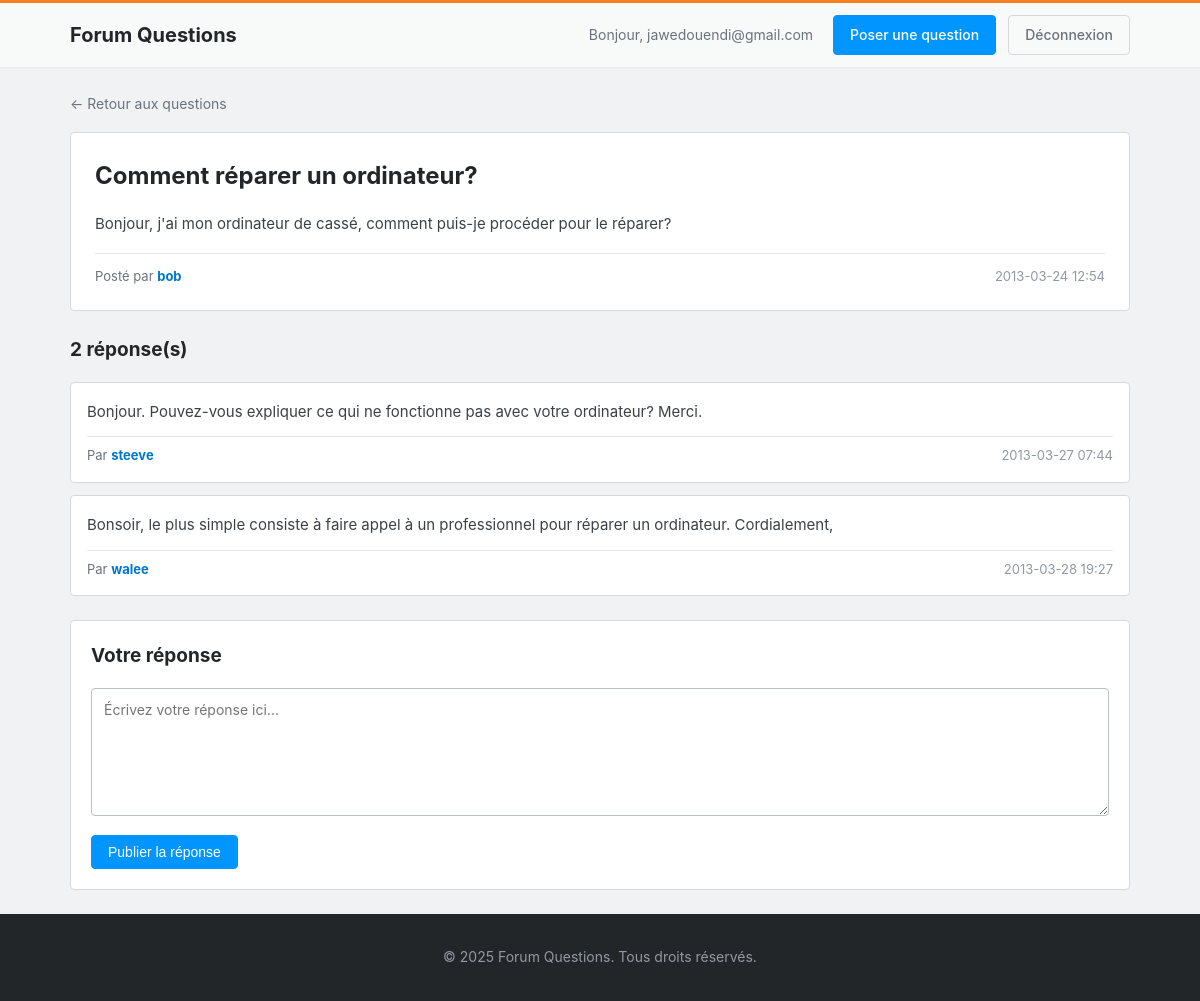
The app's page /Fichier/question.php?id=1 (signed in) with its own data.
### tables this page shows
CREATE TABLE `question` (
  `q_id` int(11) NOT NULL,
  `q_date_ajout` varchar(50) DEFAULT NULL,
  `q_titre` varchar(50) DEFAULT NULL,
  `q_contenu` varchar(150) DEFAULT NULL,
  `user_id` int(11) DEFAULT NULL
);

CREATE TABLE `utilisateur` (
  `user_id` int(11) NOT NULL,
  `login` varchar(50) DEFAULT NULL,
  `password` varchar(255) DEFAULT NULL,
  `date_naissance` date DEFAULT NULL
);

CREATE TABLE `reponse` (
  `r_id` int(11) NOT NULL,
  `r_date_ajout` varchar(50) DEFAULT NULL,
  `r_contenu` varchar(150) DEFAULT NULL,
  `r_fk_question_id` int(11) NOT NULL,
  `user_id` int(11) DEFAULT NULL
);

### Fichier/config.php (called while the page is built, shortened)
<?php
function isLoggedIn() {
    return isset($_SESSION['user_id']);
}
function getUserLogin() {
    return $_SESSION['user_login'] ?? null;
}
?>

### Fichier/question.php (the view, shortened to what this page needs)
<?php
require_once 'config.php';
$question_id = $_GET['id'] ?? null;
$stmt = $pdo->prepare("
    SELECT q.*, u.login
    FROM question q
    LEFT JOIN utilisateur u ON q.user_id = u.user_id
    WHERE q.q_id = ?
");
$stmt->execute([$question_id]);
$question = $stmt->fetch();
$stmt = $pdo->prepare("
    SELECT r.*, u.login
    FROM reponse r
    LEFT JOIN utilisateur u ON r.user_id = u.user_id
    WHERE r.r_fk_question_id = ?
    ORDER BY r.r_id ASC
");
$stmt->execute([$question_id]);
$reponses = $stmt->fetchAll();
?>
<!DOCTYPE html>
<html lang="fr">
<head>
    <link rel="stylesheet" href="css/style.css">
</head>
<body>
    <header class="header">
        <div class="container">
            <div class="header-content">
                <h1 class="logo"><a href="index.php">Forum Questions</a></h1>
                <nav class="nav">
                    <?php if (isLoggedIn()): ?>
                        <span class="user-info">Bonjour, <?php echo htmlspecialchars(getUserLogin()); ?></span>
                        <a href="poster_question.php" class="btn btn-primary">Poser une question</a>
                        <a href="logout.php" class="btn btn-secondary">Déconnexion</a>
                    <?php else: ?>
                        <a href="login.php" class="btn btn-secondary">Connexion</a>
                        <a href="register.php" class="btn btn-primary">Inscription</a>
                    <?php endif; ?>
                </nav>
            </div>
        </div>
    </header>
    <main class="container main-content">
        <a href="index.php" class="back-link">← Retour aux questions</a>
        <div class="question-detail">
            <div class="question-header">
                <h2><?php echo htmlspecialchars($question['q_titre']); ?></h2>
            </div>
            <div class="question-body">
                <p><?php echo nl2br(htmlspecialchars($question['q_contenu'])); ?></p>
            </div>
            <div class="question-footer">
                <span class="author">Posté par <strong><?php echo htmlspecialchars($question['login']); ?></strong></span>
                <span class="date"><?php echo htmlspecialchars($question['q_date_ajout']); ?></span>
            </div>
        </div>
        <div class="reponses-section">
            <h3><?php echo count($reponses); ?> réponse(s)</h3>
            <?php if (empty($reponses)): ?>
                <p class="empty-state">Aucune réponse pour le moment. Soyez le premier à répondre !</p>
            <?php else: ?>
                <?php foreach ($reponses as $reponse): ?>
                    <div class="reponse-card">
                        <div class="reponse-body">
                            <p><?php echo nl2br(htmlspecialchars($reponse['r_contenu'])); ?></p>
                        </div>
                        <div class="reponse-footer">
                            <span class="author">Par <strong><?php echo htmlspecialchars($reponse['login']); ?></strong></span>
                            <span class="date"><?php echo htmlspecialchars($reponse['r_date_ajout']); ?></span>
                        </div>
                    </div>
                <?php endforeach; ?>
            <?php endif; ?>
        </div>
        <?php if (isLoggedIn()): ?>
            <div class="reponse-form">
                <h3>Votre réponse</h3>
                <form action="poster_reponse.php" method="POST">
                    <textarea name="contenu" rows="6" placeholder="Écrivez votre réponse ici..." required></textarea>
                    <button type="submit" class="btn btn-primary">Publier la réponse</button>
                </form>
            </div>
        <?php else: ?>
            <div class="login-prompt">
                <p>Vous devez être <a href="login.php">connecté</a> pour répondre à cette question.</p>
            </div>
        <?php endif; ?>
    </main>
    <footer class="footer">
        <div class="container">
            <p>&copy; 2025 Forum Questions. Tous droits réservés.</p>
        </div>
    </footer>
</body>
</html>

### Fichier/css/style.css (style rules this page uses)
* { margin: 0; padding: 0; box-sizing: border-box; }
body { font-family: -apple-system, BlinkMacSystemFont, "Segoe UI", Arial, sans-serif; line-height: 1.6; color: #232629; background-color: #f1f2f3; min-height: 100vh; display: flex; flex-direction: column; }
a { color: #0077cc; text-decoration: none; }
.container { max-width: 1100px; margin: 0 auto; padding: 0 20px; width: 100%; }
.header { background-color: #f8f9f9; border-top: 3px solid #f48024; box-shadow: 0 1px 2px rgba(0,0,0,0.05); position: sticky; top: 0; z-index: 100; }
.header-content { display: flex; justify-content: space-between; align-items: center; padding: 12px 0; }
.logo { font-size: 20px; font-weight: 700; color: #232629; }
.logo a { color: inherit; }
.nav { display: flex; align-items: center; gap: 12px; }
.user-info { color: #6a737c; font-size: 14px; margin-right: 8px; }
.btn { display: inline-block; padding: 8px 16px; border-radius: 4px; font-size: 14px; font-weight: 500; cursor: pointer; border: 1px solid transparent; transition: all 0.2s; text-align: center; }
.btn-primary { background-color: #0095ff; color: white; border-color: #0095ff; }
.btn-secondary { background-color: transparent; color: #6a737c; border-color: #d6d9dc; }
.main-content { flex: 1; padding: 24px 20px; }
.question-body { color: #3c4146; font-size: 14px; margin-bottom: 12px; }
.question-footer { display: flex; align-items: center; gap: 16px; font-size: 13px; color: #6a737c; }
.author strong { color: #0077cc; }
.date { color: #9199a1; }
.question-detail { background-color: white; border: 1px solid #d6d9dc; border-radius: 4px; padding: 24px; margin-bottom: 16px; }
.question-detail .question-header h2 { font-size: 24px; margin-bottom: 16px; color: #232629; }
.question-detail .question-body { font-size: 15px; line-height: 1.7; margin-bottom: 16px; }
.question-detail .question-footer { padding-top: 12px; border-top: 1px solid #e3e6e8; display: flex; justify-content: space-between; align-items: center; }
.reponses-section { margin-top: 24px; }
.reponses-section h3 { font-size: 19px; margin-bottom: 16px; color: #232629; }
.reponse-card { background-color: white; border: 1px solid #d6d9dc; border-radius: 4px; padding: 16px; margin-bottom: 12px; }
.reponse-body { font-size: 15px; line-height: 1.7; margin-bottom: 12px; color: #3c4146; }
.reponse-footer { padding-top: 8px; border-top: 1px solid #e3e6e8; display: flex; justify-content: space-between; align-items: center; font-size: 13px; color: #6a737c; }
.reponse-form { background-color: white; border: 1px solid #d6d9dc; border-radius: 4px; padding: 20px; margin-top: 24px; }
.reponse-form h3 { font-size: 19px; margin-bottom: 16px; }
.reponse-form textarea { width: 100%; padding: 12px; border: 1px solid #babfc4; border-radius: 4px; font-family: inherit; font-size: 14px; resize: vertical; margin-bottom: 12px; }
.back-link { display: inline-block; margin-bottom: 16px; color: #6a737c; font-size: 14px; }
.footer { background-color: #232629; color: #9199a1; padding: 32px 0; margin-top: auto; text-align: center; font-size: 14px; }

### records on screen
question: q_titre "Comment réparer un ordinateur?", q_contenu "Bonjour, j'ai mon ordinateur de cassé, comment puis-je procéder pour le réparer?", user.login "bob", q_date_ajout "2013-03-24 12:54"
reponse: r_contenu "Bonjour. Pouvez-vous expliquer ce qui ne fonctionne pas avec votre ordinateur? Merci.", user.login "steeve", r_date_ajout "2013-03-27 07:44"
reponse: r_contenu "Bonsoir, le plus simple consiste à faire appel à un professionnel pour réparer un ordinateur. Cordialement,", user.login "walee", r_date_ajout "2013-03-28 19:27"

### other values on screen
getUserLogin() "jawedouendi@gmail.com"
count($reponses) "2"
